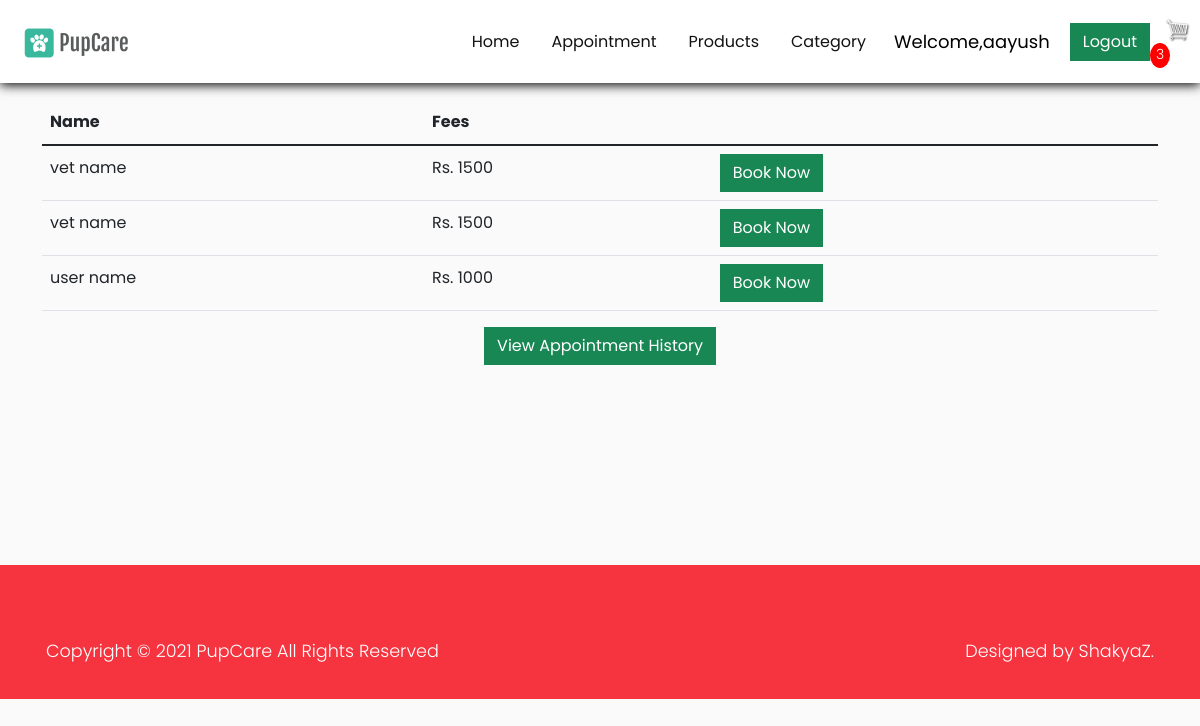
Screenshot of /appointment (signed in) with the database file from the repository.
### Home/models.py (models this page shows, shortened)
class Vet(models.Model):
    username = models.CharField(max_length=250, null=False)
    firstname = models.CharField(max_length=250)
    lastname = models.CharField(max_length=250)
    email = models.EmailField(max_length=250)
    contact = models.CharField(max_length=250)
    password = models.CharField(max_length=250)
    date = models.DateTimeField()
    is_active = models.BooleanField(default=True)
    fees = models.CharField(max_length=250, null=True)

### Home/views.py (the view)
# urls.py: path('appointment', views.appointment, name="appointment"),
def appointment(request):
    if request.user.is_authenticated:
        customer = request.user.customer
        order, created = Order.objects.get_or_create(customer=customer, complete=False)
        items = order.orderitem_set.all()
        cartItems = order.get_cart_items
    else:
        items = []
        order = {'get_cart_total': 0, 'get_cart_items': 0, 'shipping': False}
        cartItems = order['get_cart_items']
    vet = Vet.objects.all().filter(is_active=True)
    content = {"vet": vet, 'items': items, 'order': order, 'cartItems': cartItems}
    return render(request, 'appointment.html', content)

### Home/models.py (called while the page is built)
    @property
    def get_cart_items(self):
        orderitems = self.orderitem_set.all()
        total = sum([item.quantity for item in orderitems])
        return total

### templates/appointment.html (shortened to what this page needs)
{% extends 'base.html' %}
{% load  static %}
{% block content %}
    <div class="container">
        {% if request.user.is_authenticated %}
            <table class="table">
                <thead>
                <tr>
                    <th scope="col">Name</th>
                    <th scope="col">Fees</th>
                    <th scope="col"></th>
                </tr>
                </thead>
                <tbody>
                <div> {% for a in vet %}
                    <tr>
                        <td>{{ a.firstname }} {{ a.lastname }}</td>
                        <td>Rs. {{ a.fees }}</td>
                        <td>
                            <a class="btn btn-success" href="{% url 'appointment_form' a.username %}">Book Now</a>
                        </td>
                    </tr>
                {% endfor %}
                </div>
                </tbody>
            </table>
            <div class="headline text-center mb-5">
            <a class="btn btn-success" href="{% url 'view_appointment_history' %}"> View Appointment History</a>
            </div>
        {% else %}
            <span><a class="hello-msg" href="{% url 'register' %}"> You must log in before booking an appointment!</a> </span>
        {% endif %}
    </div>
{% endblock content %}

### templates/base.html (shortened to what this page needs)
{% load static %}
<!doctype html>
<html lang="en" xmlns="http://www.w3.org/1999/html">
<head>
    <link rel="stylesheet" href="{% static 'themify-icons/themify-icons.css' %}">
    <link rel="stylesheet" href="{% static 'bootstrap.min.css' %}">
    <link rel="stylesheet" href="{% static 'style.css' %}">
    <link rel="stylesheet" href="{% static 'responsive.css' %}">
</head>
<body data-bs-spy="scroll" data-bs-target=".navbar">
<section id="header">
    <nav class="navbar navbar-expand-lg bg-white fixed-top">
        <div class="container">
            <a class="navbar-brand" href="{% url 'Home' %}">
                <img src="{% static 'images/logoo.png' %}" alt="">
            </a>
            <div class="collapse navbar-collapse" id="navbarNav">
                <ul class="navbar-nav ms-auto">
                    <li class="nav-item active">
                        <a href="{% url 'Home' %}" class="nav-link">Home</a>
                    </li>
                    <li class="nav-item">
                        <a class="nav-link" href="{% url 'appointment' %}">Appointment</a>
                    </li>
                    <li class="nav-item">
                        <a class="nav-link" href="{% url 'store' %} ">Products</a>
                    </li>
                    <li class="nav-item">
                        <a class="nav-link" href="{% url 'category' %} ">Category</a>
                    </li>
                </ul>
            </div>
        </div>
        {% if request.user.is_authenticated %}
            <span class="hello-msg">Welcome,{{ request.user }}</span>
            <a class="btn btn-success" href="{% url 'logout' %}"> Logout</a>
            <div class="form-inline my-2 my-lg-0">
            <span>  <a href="{% url 'cart' %}">
                <img id="cart-icon" src="{% static 'images/cart.png' %}" alt="">
              </a>
            </span>
            <p id="cart-total">{{ cartItems }}</p>
        {% else %}
            <span><a class="btn btn-success" href="{% url 'login' %}">Login</a></span>
            <a style="margin-left: 10px"><a class="btn btn-success" href="{% url 'register' %}"> Register</a> </a>
        {% endif %}
        </div>
    </nav>
</section>
{% block content %}
{% endblock content %}
<footer>
    <div class="p-3 copyright">
        <div class="container">
            <div class="row align-items-center">
                <div class="col-12 col-lg-6 p-1 p-lg-3 text-center text-lg-start">
                    <p class="my-0">Copyright © 2021 <a href="#">PupCare</a> All Rights Reserved</p>
                </div>
                <div class="col-12 col-lg-6 p-1 p-lg-3 text-center text-lg-end">
                    <p>Designed by <a href="#" target=" _blank">ShakyaZ</a>.</p>
                </div>
            </div>
        </div>
    </div>
</footer>
</body>
</html>

### static/style.css (style rules this page uses)
* { margin: 0; padding: 0; }
:root { --bg-danger:#f63440; --bg-white:#fff; --bg-light-white:#f5f5f5; --primary-font:"Poppins", sans-serif; --text-white:#fff; --text-black:#121212; --text-danger:#f63440; --text-gray:#aaa; --text-dark-gray:#777; }
body { font-family: var(--primary-font); font-size: 1rem; font-weight: 400; line-height: 1.75rem; background:var(--bg-white); color: var(--text-black); overflow-x:hidden; }
a, a:hover { text-decoration: none; }
p { margin:0; }
#cart-icon { width:25px; display: inline-block; margin-left: 15px; }
#cart-total { display: block; text-align: center; color:#fff; background-color: red; width: 20px; height: 25px; border-radius: 50%; font-size: 14px; }
.col-lg-4, .col-lg-6, .col-lg-8, .col-lg-12 { margin-top: 40px; }
.btn { border-radius: 0; }
#header .fixed-top { box-shadow: 0 0.125rem 0.675rem rgb(0 0 0); }
#header .navbar-nav .nav-item .nav-link { color:var(--text-black); padding:0.5rem 1rem; text-align: center; }
.copyright { background: var(--bg-danger); }
.copyright p, .copyright a { color:var(--text-white); }
body { font-family: 'Poppins', sans-serif; background: #fafafa; }
p { font-family: 'Poppins', sans-serif; font-size: 1.1em; font-weight: 300; line-height: 1.7em; color: #999; }
a, a:hover, a:focus { color: inherit; text-decoration: none; transition: all 0.3s; }
.navbar { padding: 15px 10px; background: #fff; border: none; border-radius: 0; margin-bottom: 40px; box-shadow: 1px 1px 3px rgba(0, 0, 0, 0.1); }

### templates/base.html (style rules this page uses)
.hello-msg { font-size: 18px; color: black; margin-right: 20px; }

### rows the page displays
Vet: firstname "vet", lastname "name", fees "1500"
Vet: firstname "vet", lastname "name", fees "1500"
Vet: firstname "user", lastname "name", fees "1000"

### other values shown
{{ request.user }} "aayush"
{{ cartItems }} "3"
